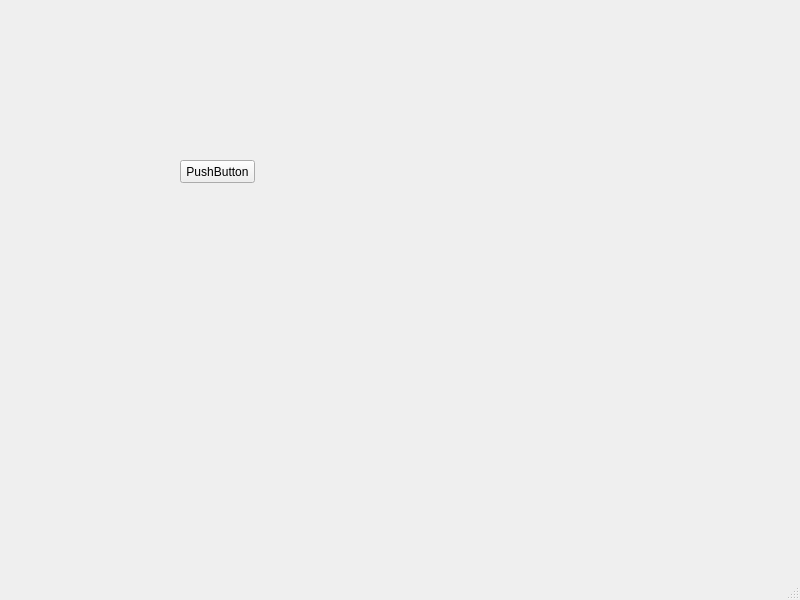
<?xml version="1.0" encoding="UTF-8"?>
<ui version="4.0">
 <class>MainWindow</class>
 <widget class="QMainWindow" name="MainWindow">
  <property name="geometry">
   <rect>
    <x>0</x>
    <y>0</y>
    <width>800</width>
    <height>600</height>
   </rect>
  </property>
  <property name="windowTitle">
   <string>MainWindow</string>
  </property>
  <widget class="QWidget" name="centralwidget">
   <widget class="CPushButton" name="pushButton">
    <property name="geometry">
     <rect>
      <x>180</x>
      <y>160</y>
      <width>75</width>
      <height>23</height>
     </rect>
    </property>
    <property name="text">
     <string>PushButton</string>
    </property>
   </widget>
  </widget>
  <widget class="QMenuBar" name="menubar">
   <property name="geometry">
    <rect>
     <x>0</x>
     <y>0</y>
     <width>800</width>
     <height>23</height>
    </rect>
   </property>
  </widget>
  <widget class="QStatusBar" name="statusbar"/>
 </widget>
 <customwidgets>
  <customwidget>
   <class>CPushButton</class>
   <extends>QPushButton</extends>
   <header>CPushButton.h</header>
  </customwidget>
 </customwidgets>
 <resources/>
 <connections/>
</ui>
